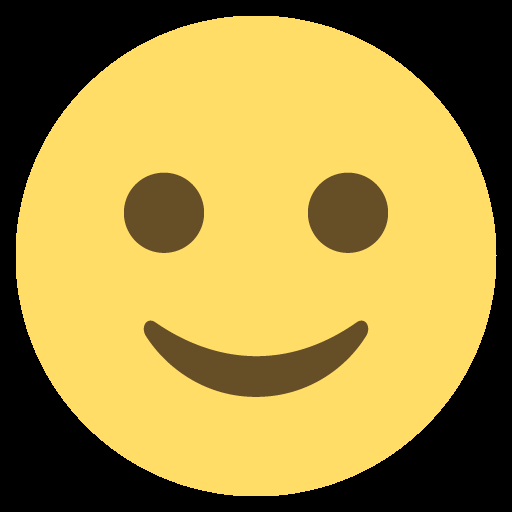
#> input picture normalFace.png, 512 x 512 px
$ python homographyCV.py   (Python 2 division)   (older library calls are emulated)
#> lines starting #> are read from the running program, lines starting #| are printed output that depends on the picture
# Final Project
# Douglas Mead
# dmead3@gatech.edu


import os
import cv2
import numpy as np
import scipy as sp

def warpSmiley():

	# http://www.learnopencv.com/homography-examples-using-opencv-python-c/

    image = cv2.imread('normalFace.png')
#> image is the input picture: shape (512, 512, 3); mean B, G, R 67.1, 143.5, 166.4

    maxPixelY = image.shape[0] - 1
#> maxPixelY = 511
    maxPixelX = image.shape[1] - 1
#> maxPixelX = 511

    leftEye = [163, 213]
    rightEye = [163 + 185, 213]
    leftMouth = [163 - 15, 213 + 100 + 10]
    rightMouth = [163 + 185 + 15, 213 + 100 + 10]

    originalPoints = np.array([
		leftEye,
		rightEye,
		leftMouth,
		rightMouth,
    ]).astype(np.float)

    frownOffset = 100
    newPoints = np.array([
		[leftEye[0], leftEye[1]],
		[rightEye[0], rightEye[1]],
		[leftMouth[0], leftMouth[1] + frownOffset],
		[rightMouth[0], rightMouth[1] + frownOffset],
    ]).astype(np.float)

    """
    originalPoints = np.array([
    	[0,0],
    	[0, maxPixelY],
    	[maxPixelX, 0],
    	[maxPixelX, maxPixelY]
    ]).astype(np.float)

    scaleOffset = 0
    rightSidePerspect = 200
    newPoints = np.array([
    	[0 + scaleOffset, 0 + scaleOffset], # Top - Left
    	[0 + scaleOffset, maxPixelY - scaleOffset], # Bottom - Left
    	[maxPixelX - scaleOffset, 0 + scaleOffset + rightSidePerspect], # Top - Right
    	[maxPixelX - scaleOffset, maxPixelY - scaleOffset - rightSidePerspect] # Bottom - Right
    ]).astype(np.float)
    """

    """
    newPoints = np.array([
    	[0,0], # Top - Left
    	[0, maxPixelY], # Bottom - Left
    	[maxPixelX, 0], # Top - Right
    	[maxPixelX, maxPixelY] # Bottom - Right
    ]).astype(np.float)
 	"""

    # Calculate Homography
    h, status = cv2.findHomography(originalPoints, newPoints)

    print "h", h
    print "status", status

    # Warp source image to destination based on homography
    newImage = cv2.warpPerspective(image, h, (image.shape[1],image.shape[0]))
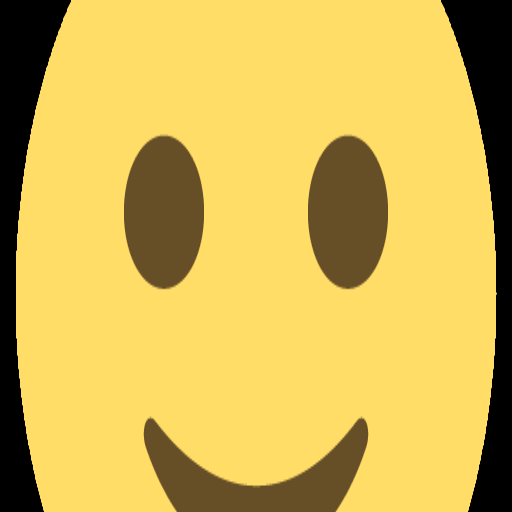
#> newImage: shape (512, 512, 3); mean B, G, R 84.1, 179.7, 208.7
    #newImageTransform = cv2.perspectiveTransform(image, h)

    # Show points (5x5 square)
    squareSize = 10
    for point in originalPoints:
	    for i in range(squareSize):
	    	for j in range(squareSize):
	    		x = point[0] + i - squareSize/2
	    		y = point[1] + j - squareSize/2
	    		if not (x > len(image) - 1 or x < 0 or y > len(image[0]) - 1 or y < 0):
	    			image[y][x] = [100., 200., 0.]

    for point in newPoints:
	    for i in range(squareSize):
	    	for j in range(squareSize):
	    		x = point[0] + i - squareSize/2
	    		y = point[1] + j - squareSize/2
	    		if not (x > len(image) - 1 or x < 0 or y > len(image[0]) - 1 or y < 0):
	    			image[y][x] = [255., 0., 0.]


    # Save images (if necessary)
    saveReason = ""
    if len(saveReason) > 0:
    	originalStr = "ReportImages/" + saveReason + "_orig.png"
    	newStr = "ReportImages/" + saveReason + "_new.png"

    	cv2.imwrite(originalStr, image)
    	cv2.imwrite(newStr, newImage)

    # Display images
    cv2.imshow("WarpPerspective Image", newImage)
    #cv2.imshow("PerspectiveTransform Image", newImageTransform)
    cv2.imshow("Source Image with Points", image)

    cv2.waitKey(0)

if __name__ == '__main__' :
#> (the run stopped early here; a loop or call above may not have finished)
